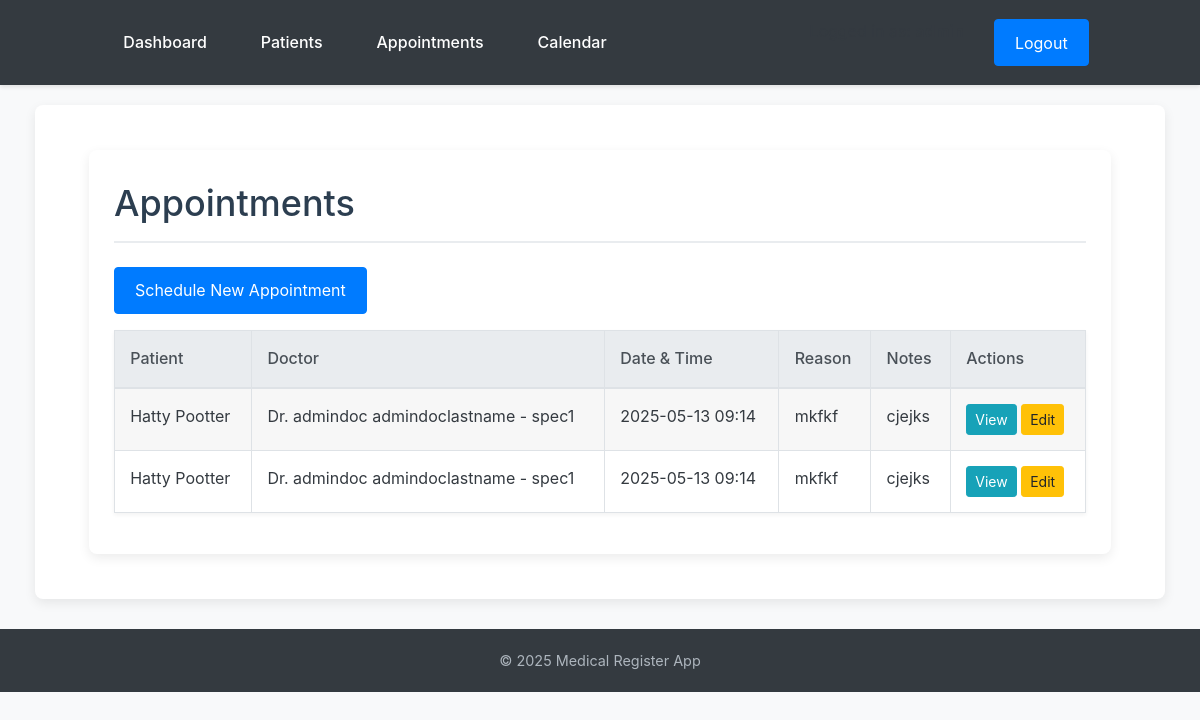
The page /appointments/ (signed in) on the database its author committed.
### kummapp/models.py (models this page shows, shortened)
class Appointment(models.Model):
    patient = models.ForeignKey(Patient, on_delete=models.CASCADE)
    doctor = models.ForeignKey(Doctor, on_delete=models.CASCADE)
    appointment_date = models.DateTimeField()
    reason = models.TextField()
    notes = models.TextField(blank=True, null=True)

class Patient(models.Model):
    user = models.OneToOneField(User, on_delete=models.CASCADE, null=True, blank=True)
    first_name = models.CharField(max_length=100)
    last_name = models.CharField(max_length=100)
    date_of_birth = models.DateField()
    address = models.CharField(max_length=200)
    phone_number = models.CharField(max_length=15)
    email = models.EmailField(max_length=100, unique=True)
    def __str__(self):
        return f"{self.first_name} {self.last_name}"

class Doctor(models.Model):
    user = models.OneToOneField(User, on_delete=models.CASCADE)
    first_name = models.CharField(max_length=100)
    last_name = models.CharField(max_length=100)
    specialization = models.CharField(max_length=100)
    phone_number = models.CharField(max_length=15)
    email = models.EmailField(max_length=100, unique=True)
    def __str__(self):
        return f"Dr. {self.first_name} {self.last_name} - {self.specialization}"

### kummapp/views.py (the view)
# urls.py: path('appointments/', views.appointment_list, name='appointment_list'),
@login_required
def appointment_list(request):
    appointments = Appointment.objects.all().order_by('-appointment_date') # Get all appointments, newest first
    return render(request, 'kummapp/appointment_list.html', {'appointments': appointments})

### kummapp/templates/kummapp/appointment_list.html (shortened to what this page needs)
{% extends 'kummapp/layout.html' %}
{% load static %}
{% block content %}
<div class="container">
    <h1>Appointments</h1>
    <a href="{% url 'add_appointment' %}" class="btn btn-primary mb-3">Schedule New Appointment</a>
    {% if appointments %}
        <table class="table table-striped">
            <thead>
                <tr>
                    <th>Patient</th>
                    <th>Doctor</th>
                    <th>Date & Time</th>
                    <th>Reason</th>
                    <th>Notes</th>
                    <th>Actions</th>
                </tr>
            </thead>
            <tbody>
                {% for appointment in appointments %}
                <tr>
                    <td>{{ appointment.patient }}</td>
                    <td>{{ appointment.doctor }}</td>
                    <td>{{ appointment.appointment_date|date:"Y-m-d H:i" }}</td>
                    <td>{{ appointment.reason|truncatewords:10 }}</td>
                    <td>{{ appointment.notes|truncatewords:10 }}</td>
                    <td>
                        <a href="{% url 'view_appointment' appointment.id %}" class="btn btn-sm btn-info">View</a>
                        <a href="{% url 'edit_appointment' appointment.id %}" class="btn btn-sm btn-warning">Edit</a>
                    </td>
                </tr>
                {% endfor %}
            </tbody>
        </table>
    {% else %}
        <p>No appointments scheduled yet.</p>
    {% endif %}
</div>
{% endblock %}

### kummapp/static/kummapp/style.css (style rules this page uses)
body { font-family: -apple-system, BlinkMacSystemFont, "Segoe UI", Roboto, "Helvetica Neue", Arial, sans-serif; margin: 0; background-color: #f8f9fa; color: #343a40; line-height: 1.6; }
.container { width: 90%; max-width: 1200px; margin: 20px auto; background-color: #ffffff; padding: 25px; border-radius: 8px; box-shadow: 0 4px 12px rgba(0, 0, 0, 0.08); }
h1, h2, h3, h4, h5, h6 { color: #2c3e50; margin-top: 0; margin-bottom: 0.75rem; font-weight: 500; }
h1 { font-size: 2.25rem; border-bottom: 2px solid #e9ecef; padding-bottom: 0.5rem; margin-bottom: 1.5rem; }
a { color: #007bff; text-decoration: none; transition: color 0.2s ease-in-out; }
.btn, button[type="submit"] { display: inline-block; font-weight: 400; color: #ffffff; text-align: center; vertical-align: middle; cursor: pointer; background-color: #007bff; border: 1px solid #007bff; padding: 0.65rem 1.25rem; font-size: 1rem; line-height: 1.5; border-radius: 0.25rem; transition: color 0.15s ease-in-out, background-color 0.15s ease-in-out, border-color 0.15s ease-in-out, box-shadow 0.15s ease-in-out; text-decoration: none; }
.btn-primary { background-color: #007bff; border-color: #007bff; }
.btn-warning { background-color: #ffc107; border-color: #ffc107; color: #212529; }
.btn-info { background-color: #17a2b8; border-color: #17a2b8; }
.btn-sm { padding: 0.25rem 0.5rem; font-size: 0.875rem; line-height: 1.5; border-radius: 0.2rem; }
table { width: 100%; margin-bottom: 1rem; background-color: #fff; border-collapse: collapse; box-shadow: 0 2px 4px rgba(0,0,0,0.05); }
table th, table td { padding: 0.95rem; vertical-align: top; border: 1px solid #dee2e6; text-align: left; }
table thead th { vertical-align: bottom; border-bottom: 2px solid #dee2e6; background-color: #e9ecef; color: #495057; font-weight: 500; }
table tbody tr:nth-of-type(odd) { background-color: rgba(0, 0, 0, 0.03); }
.mb-3 { margin-bottom: 1rem !important; }

### rows shown on the page
Appointment: patient "Hatty Pootter", doctor "Dr. admindoc admindoclastname - spec1", appointment_date "2025-05-13 09:14", reason "mkfkf", notes "cjejks"
Appointment: patient "Hatty Pootter", doctor "Dr. admindoc admindoclastname - spec1", appointment_date "2025-05-13 09:14", reason "mkfkf", notes "cjejks"
